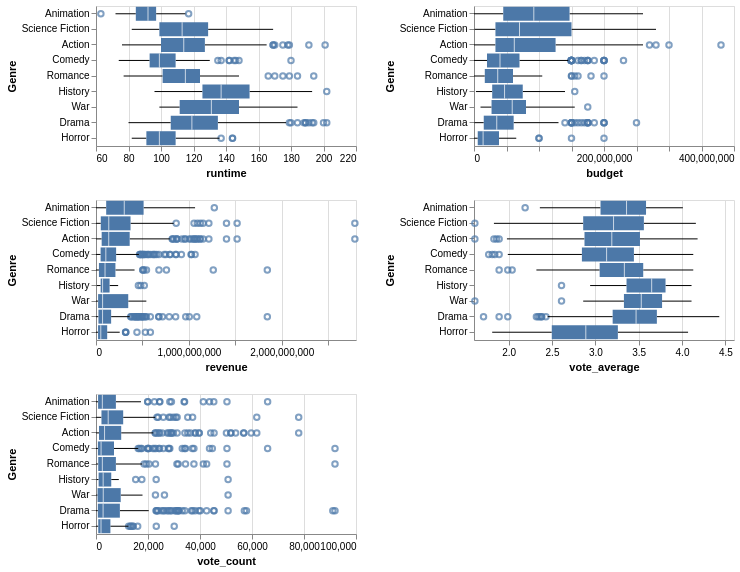

Source (notebook cell):
### Markdown cell above
<div class="alert alert-info" style="color:black">

### Question 3.3
rubric={viz:1,accuracy:2,reasoning:2}

<h4>Python</h4>
<ol type="1">
<li>Copy the code from you boxplot above and use the same strategy as for the histograms to repeat this boxplot for all numerical values. Make sure to set the x-axis scale to not include 0 unless necessary, so that the <code>runtime</code> boxpot uses the available space well (you don't need to sort the y-axis by different columns, it is better that categories are sorted by median revenue in all facets so that we don't have to keep track of how they move around between subplots).</li>
<li>Study the boxplots you just created and reflect over what you see. Identify a research oriented question that you would be interested in exploring and briefly motivate why you think this would be interesting (&lt;90 words, it can be a general question, does not have to relate to Bestflix). This is an open ended question because EDA is often open ended. And even when you go in with one particular hypotheses, you must stay open to what the data tells you and be able to detect interesting relationships that you did not foresee ahead of time.</li>
</ol>
 
</div>

### Code cell
# YOUR ANSWER GOES HERE
genres_by_revenue = (
    boom_genres.groupby("genres")["revenue"]
    .median()
    .sort_values(ascending=False)
    .index.tolist()
)

alt.Chart(boom_genres
    ).mark_boxplot(
    ).encode(
        y=alt.Y("genres:N", sort=genres_by_revenue, title="Genre"),
        x=alt.X(alt.repeat(), type="quantitative", scale=alt.Scale(zero=False)),
    ).properties(width=260, height=140
    ).repeat(repeat=numeric_cols, columns=2
    ).resolve_scale(x="independent")

### Figure 1 — Vega-Lite specification as saved in the notebook (floating-point values rounded to 4 significant figures; data arrays with more than 128 entries replaced by an {"elided": "..."} marker saying what was removed)
{"$schema": "https://vega.github.io/schema/vega-lite/v5.20.1.json", "columns": 2, "config": {"view": {"continuousHeight": 300, "continuousWidth": 300}}, "datasets": {"data-c46e0ed7b3e06c814ec50bea566bb73a": {"elided": "1669 records"}}, "repeat": ["runtime", "budget", "revenue", "vote_average", "vote_count"], "resolve": {"scale": {"x": "independent"}}, "spec": {"data": {"name": "data-c46e0ed7b3e06c814ec50bea566bb73a"}, "encoding": {"x": {"field": {"repeat": "repeat"}, "scale": {"zero": false}, "type": "quantitative"}, "y": {"field": "genres", "sort": ["Animation", "Science Fiction", "Action", "Comedy", "Romance", "History", "War", "Drama", "Horror"], "title": "Genre", "type": "nominal"}}, "height": 140, "mark": {"type": "boxplot"}, "width": 260}}
